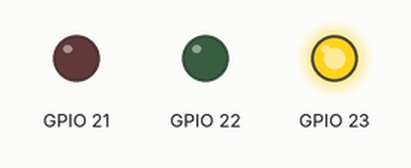
Simulated run of this sketch. Board: ESP32. On the bench: output pins drawn as LEDs (lit = HIGH). What the sketch prints to the serial monitor is not drawn.

Above: at 0.9 s.
At 1.92 s:
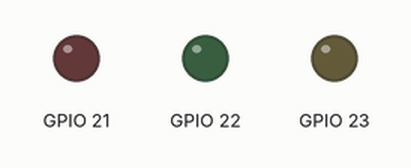
At 2.4 s:
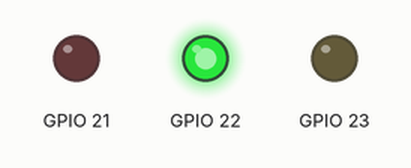
At 4.1 s:
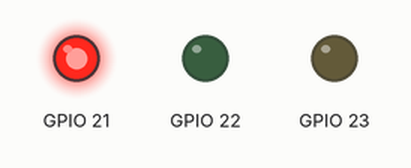
Timing chart, 0 to 7.0 s (numbered marks = the images above):
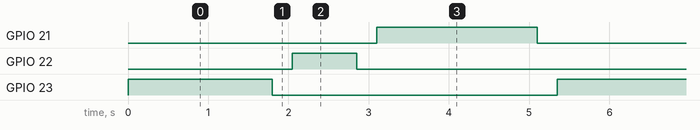

The sketch:

sketch.ino
```cpp
int Merah = 23;
int Hijau = 22;
int Kuning = 21;

void setup() {
  // put your setup code here, to run once:
  Serial.begin(115200);
  Serial.println("Merah,Kuning,Hijau");
  pinMode(23, OUTPUT);
  pinMode(22, OUTPUT);
  pinMode(21, OUTPUT);

}

void loop() {
  // put your main code here, to run repeatedly:
  digitalWrite(23, HIGH);
  digitalWrite(22, LOW);
  digitalWrite(21, LOW);
  delay(1800); // this speeds up the simulation
  digitalWrite(23, LOW);
  delay(250);

  digitalWrite(23, LOW);
  digitalWrite(22, HIGH);
  digitalWrite(21, LOW);
  delay(800);
  digitalWrite(22, LOW);
  delay(250);

  digitalWrite(23, LOW);
  digitalWrite(22, LOW);
  digitalWrite(21, HIGH);
  delay(2000);
  digitalWrite(21, LOW);
  delay(250);
}
```

Measured:
- by itself, GPIO 21: alternates HIGH for 2.0 s and LOW for 3.4 s
- by itself, GPIO 22: alternates HIGH for 0.80 s and LOW for 4.6 s
- by itself, GPIO 23: alternates HIGH for 1.8 s and LOW for 3.6 s
